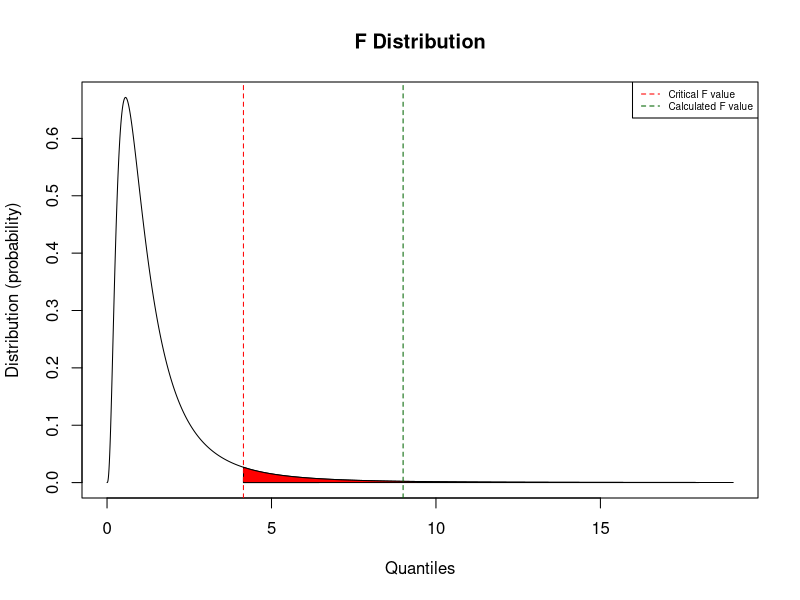

The R script that drew this image:
## ---- chunk 1
knitr::opts_chunk$set(echo = TRUE)
## ---- chunk 2
library(dplyr)
## ---- chunk 3
# no data set
# use simulated data
d_start <- c(9768.774, 9417.665, 9207.392, 11558.438, 11143.268, 9919.113, 11303.002, 10977.100, 9723.487)
d_oneyear <- c(9731.087, 9822.298, 9971.098, 10411.528, 10237.065, 9531.770, 9875.006)

n_start <- length(d_start)
n_oneyear <- length(d_oneyear)

cat('n = ', length(d_start), 'std dev start = ', round(sd(d_start),0), '\n')
cat('n = ', length(d_oneyear), 'std dev one year = ', round(sd(d_oneyear),0))
## ---- chunk 4
setalpha <- 0.05

fcrit <- qf(p = 1-setalpha, df1 = n_start-1, df2 = n_oneyear-1)

cat('F critical = ', round(fcrit, 3))
## ---- chunk 5
setalpha = 0.05

(ftest_out <- var.test(x = d_start, y = d_oneyear))
## ---- chunk 6
str(ftest_out)
## ---- chunk 7
# calculated value of Student t
fcalc <- ftest_out$statistic

degf <- ftest_out$parameter

# for a one-tailed hypothesis test use alpha
# see calculations for F critical above

cat("degrees of freedom = ", degf[1], 'and', degf[2])
cat("\nF critical = ", round(fcrit, 3))
cat("\nF calculated = ", round(fcalc, 3))

if (fcrit < fcalc){
  cat("\nF calculated is greater than F critical therefore REJECT H0")
} else {
  cat("\nF calculated is less than F critical therefore FAIL TO REJECT H0")
}
## ---- chunk 8
# create a plot showing the outcome
xq <- seq(0, qf(p = 0.999, df1 = n_start-1, df2 = n_oneyear-1), by = 0.01)  # the 'quantiles' (x values)
xp <- df(x = xq, df1 = degf[1], df2 = degf[2])  # the distribution (y values)

plot(x = xq, y = xp, type = 'l', 
     xlab = 'Quantiles', ylab = 'Distribution (probability)')
title(main = 'F Distribution')

# add right tail shaded area under normal curve for rejection region
polygon(c( xq[xq >= fcrit], fcrit ),  c(xp[xq >= fcrit], 0 ), col="red")

# plots the calculated F value based on degrees of freedom
abline(v = fcalc, lty = 2, col = 'darkgreen')

# plots the critical F value
abline(v = fcrit, lty = 2, col = 'red')

# add a legend
legend("topright", legend=c("Critical F value", "Calculated F value"),
       col=c("red", "darkgreen"), lty = 2, cex=0.6)
